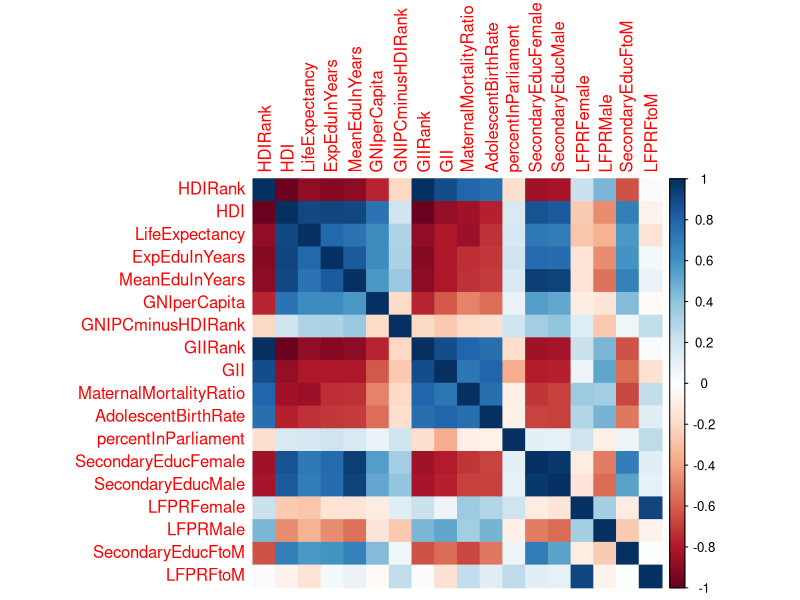
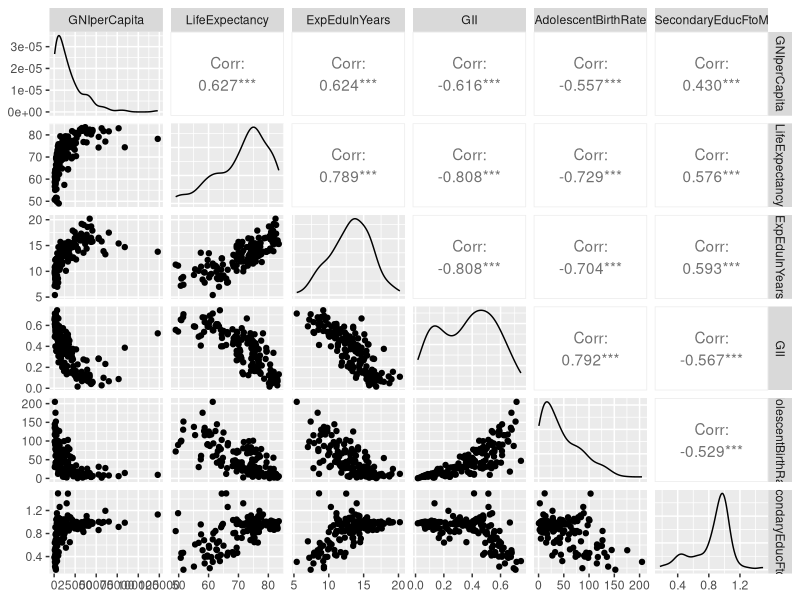

Write the R code that produced these figures, in order.
## ---- chunk 1
library(ggplot2)
library(dplyr)
library(GGally)
library(corrplot)

# Read human data 
human <- read.table("data/human.txt",header=T, sep="\t")
dim(human)

cor_matrix<-cor(dplyr::select(human, -HDIgroup)) 
corrplot(cor_matrix,method="color")


## ---- chunk 2

corrToGNI <- as.data.frame(sort(abs(cor_matrix[rownames(cor_matrix)=="GNIperCapita",]),decreasing=T))
colnames(corrToGNI) <- "GNIperCapita"
corrToGNI

## ---- chunk 3

selectedVariables <- c("GNIperCapita","LifeExpectancy","ExpEduInYears","GII","AdolescentBirthRate","SecondaryEducFtoM")

p <- ggpairs(human[,selectedVariables], mapping = aes(), lower = list(combo = wrap("facethist", bins = 20)))
p 

## ---- chunk 4

selectedVariables <- c("GNIperCapita","LifeExpectancy","ExpEduInYears","GII","MeanEduInYears","SecondaryEducFemale","AdolescentBirthRate","SecondaryEducMale","MaternalMortalityRatio","SecondaryEducFtoM")

humanSelected <- human[,selectedVariables]

lmodel <- lm(GNIperCapita ~ ., data = humanSelected)
summary(lmodel)

str(lmodel)
lmodel$terms

## ---- chunk 5
#summary(human)

library(GGally)

#ggpairs(human)

